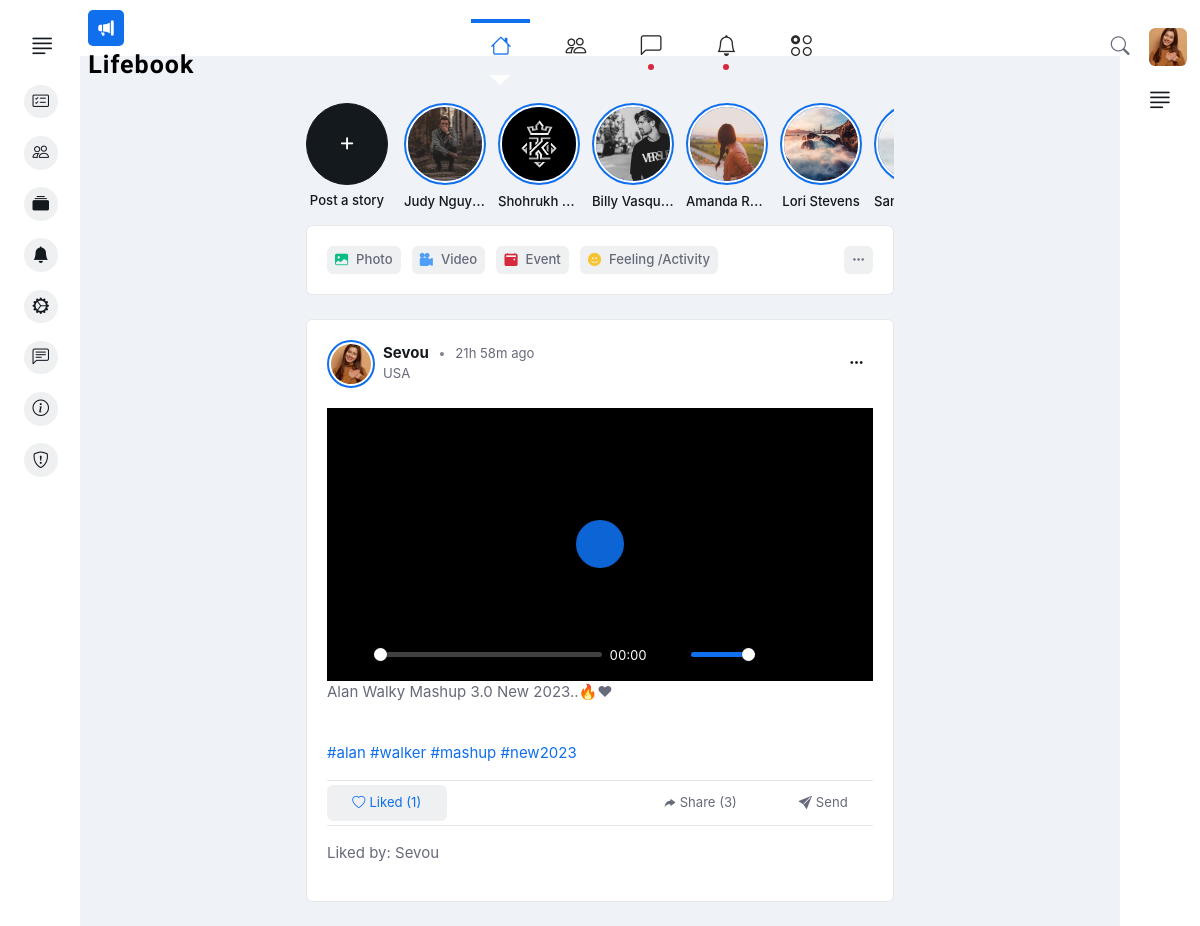
The app's page / (signed in) with its own data.
### account/models.py (models this page shows, shortened)
class Profile(models.Model):
    class Status(models.TextChoices):
        BLOGER = 'Bloger'
        SOFTWARE_ENGINEERING = 'Software engineering'
        GRAPHIC_DESIGNER = 'Graphic designer'
        FOOTBALL_PLAYER = 'Football player'
        MUSICIAN = 'Musician'
        SMM_MANAGER = 'SMM manager'
        MARKETOLOGY = 'Marketology'
    is_locked = models.BooleanField(default=False)
    user = models.OneToOneField(settings.AUTH_USER_MODEL, on_delete=models.PROTECT)
    email = models.CharField(max_length=300)
    date_of_birth = models.DateField(blank=True, null=True)
    bio = models.TextField()
    photo = models.ImageField(upload_to='users/%Y/%m/%d/', blank=True)
    following = models.ManyToManyField('self', through='Contact', related_name='followers', symmetrical=False, blank=True)
    disable_chat = models.BooleanField(default=False)
    user_type = models.CharField(max_length=100, choices=Status.choices, default=Status.BLOGER)
    saved_posts = models.ManyToManyField(Post, related_name='saved_by', blank=True)
    location = models.CharField(max_length=255, blank=True, null=True)
    created_at = models.DateTimeField(auto_now_add=True)

### original/models.py (models this page shows, shortened)
class Post(models.Model):
    user = models.ForeignKey(User, on_delete=models.PROTECT)
    caption = models.TextField()
    slug = models.SlugField(unique=True, max_length=255, blank=True, null=True)
    created_at = models.DateTimeField(auto_now_add=True)
    image = models.ImageField(upload_to='posts/images/', blank=True, null=True)
    video = models.FileField(upload_to='posts/videos/', blank=True, null=True)
    likes = models.ManyToManyField(User, related_name='post_likes', blank=True)
    hashtags = models.CharField(max_length=500)
    duration = models.DurationField(null=True, blank=True)
    hidden = models.BooleanField(default=False)
    location = models.CharField(max_length=255, blank=True, null=True)

### original/views.py (the view, shortened to what this page needs)
# urls.py: path('', views.PostListView.as_view(), name='post_list'),
class PostListView(View):
    template_name = 'base/index-classic.html'
    def get(self, request, tag_slug=None, *args, **kwargs):
        queryset = Profile.objects.filter(user_type=Profile.Status.BLOGER)
        current_url = request.build_absolute_uri()
        post = Post.objects.filter(hidden=False)
        form = PostForm()
        posts = Post.objects.all().order_by('-created_at')
        user_post_count = Post.objects.filter(user=request.user).count()
        users = User.objects.filter(is_active=True)
        user = request.user
        friends = Contact.objects.filter(user_to=user)
        followers = Contact.objects.filter(user_from=user)
        for post in posts:
            time_difference = datetime.now(timezone.utc) - post.created_at
            hours, remainder = divmod(time_difference.seconds, 3600)
            minutes, _ = divmod(remainder, 60)
            post.time_since_creation = f"{hours}h {minutes}m ago"
        user_inst = request.user
        user_all_friends = ChatSession.objects.filter(Q(user1 = user_inst) | Q(user2 = user_inst)).select_related('user1','user2').order_by('-updated_on')
        all_friends = []
        context = {
            'post': post,
            'queryset': queryset,
            'section': 'people',
            'users': users,
            'posts': posts,
            'user_post_count': user_post_count,
            'form': form,
            'friends': friends,
            'followers': followers,
            'current_url': current_url,
            'user_list': all_friends,
        }
        return render(request, self.template_name, context)

### original/templates/base/index-classic.html (shortened to what this page needs)
{% extends 'base.html' %}
{% load static %}
{% load thumbnail %}
{% block content %}
<body>
<main>
  <div class="container-fluid">
    <div class="row justify-content-between g-0">
      <div class="col-md-2 col-lg-3 col-xxl-4 mt-n4">
        <div class="nav-sidenav p-4 bg-mode h-100 custom-scrollbar">
              <ul class="nav nav-link-secondary flex-column fw-bold gap-2">
                <li class="nav-item">
                  <a class="nav-link" href="{% url 'dashboard' username=user.username %}"> <i class="bi bi-card-checklist nav-icon"></i> <span class="nav-text">Feed </span></a>
                </li>
                <li class="nav-item">
                  <a class="nav-link" href="{% url 'my_profile_connections' %}"> <i class="bi bi-people nav-icon"></i> <span class="nav-text">Connections </span></a>
                </li>
                <li class="nav-item">
                  <a class="nav-link" href="{% url 'user_list' %}"> <i class="bi bi-collection-fill nav-icon"></i> <span class="nav-text">Groups </span></a>
                </li>
                <li class="nav-item">
                  <a class="nav-link" href="{% url 'notifications'  username=user.username %}"> <i class="bi bi-bell-fill nav-icon"></i> <span class="nav-text">Notifications </span></a>
                </li>
                <li class="nav-item">
                  <a class="nav-link" href="{% url 'edit_profile' username=user.username %}"> <i class="bi bi-gear-wide-connected nav-icon"></i> <span class="nav-text">Settings </span></a>
                </li>
                <li class="nav-item">
                  <a class="nav-link" href="{% url 'friend_list' %}"> <i class="bi bi-chat-left-text nav-icon"></i> <span class="nav-text">Messaging </span></a>
                </li>
                <li class="nav-item">
                  <a class="nav-link" href="{% url 'help' %}"> <i class="bi bi-info-circle nav-icon"></i> <span class="nav-text">Help </span></a>
                </li>
                <li class="nav-item">
                  <a class="nav-link" href="{% url 'privacy' %}"> <i class="bi bi-shield-exclamation nav-icon"></i> <span class="nav-text">Privacy & terms </span></a>
                </li>
              </ul>
        </div>
      </div>
      <div class="col-md-8 col-lg-6 col-xxl-4 vstack gap-4">
        <div class="d-flex gap-3 mb-n3">
          <div class="position-relative text-center">
            <div class="mb-1">
              <a class="stretched-link btn btn-dark rounded-circle icon-xxl rounded-circle" href="#!"><i class="fa-solid fa-plus fs-6"></i></a>
            </div>
            <a href="#!" class="small fw-normal text-secondary">Post a story</a>
          </div>
          <div id="stories" class="storiesWrapper stories user-icon carousel scroll-enable"></div>
        </div>
        <div class="card card-body">
          <ul class="nav nav-pills nav-stack small fw-normal">
            <li class="nav-item">
              <a class="nav-link bg-light py-1 px-2 mb-0" href="#!" data-bs-toggle="modal" data-bs-target="#feedActionPhoto"> <i class="bi bi-image-fill text-success pe-2"></i>Photo</a>
            </li>
            <li class="nav-item">
              <a class="nav-link bg-light py-1 px-2 mb-0" href="#!" data-bs-toggle="modal" data-bs-target="#feedActionVideo"> <i class="bi bi-camera-reels-fill text-info pe-2"></i>Video</a>
            </li>
            <li class="nav-item">
              <a href="#" class="nav-link bg-light py-1 px-2 mb-0" data-bs-toggle="modal" data-bs-target="#modalCreateEvents"> <i class="bi bi-calendar2-event-fill text-danger pe-2"></i>Event </a>
            </li>
            <li class="nav-item">
              <a class="nav-link bg-light py-1 px-2 mb-0" href="#!" data-bs-toggle="modal" data-bs-target="#modalCreateFeed"> <i class="bi bi-emoji-smile-fill text-warning pe-2"></i>Feeling /Activity</a>
            </li>
            <li class="nav-item dropdown ms-lg-auto">
              <a class="nav-link bg-light py-1 px-2 mb-0" href="#" id="feedActionShare" data-bs-toggle="dropdown" aria-expanded="false">
                <i class="bi bi-three-dots"></i>
              </a>
            </li>
          </ul>
        </div>
        {% for post in posts %}
          {% if user.is_authenticated and user == post.user %}
						{% if not post.hidden %}
              <div class="card">
                <div class="card-header border-0 pb-0">
                  <div class="d-flex align-items-center justify-content-between">
                    <div class="d-flex align-items-center">
                      <div class="avatar avatar-story me-2">
                        <a href="#!"> <img class="avatar-img rounded-circle" src="{% if user.profile.photo %}{% thumbnail user.profile.photo 180x180 %}{% else %}../static/profile.gif{% endif %}" alt=""> </a>
                      </div>
                      <div>
                        <div class="nav nav-divider">
                          <h6 class="nav-item card-title mb-0"> <a href="{% url 'core:post_detail' slug=post.slug %}"> {{ post.user.username }} </a></h6>
                          <span class="nav-item small"> {{ post.time_since_creation }}</span>
                        </div>
                        <p class="mb-0 small">{{ post.location }}</p>
                      </div>
                    </div>
                    <div class="dropdown">
                      <a href="#" class="text-secondary btn btn-secondary-soft-hover py-1 px-2" id="cardFeedAction" data-bs-toggle="dropdown" aria-expanded="false">
                        <i class="bi bi-three-dots"></i>
                      </a>
                    </div>
                  </div>
                </div>
                <div class="card-body">
                  {% if post.video %}
                    <div class="player-wrapper overflow-hidden">
                    </div>
                  {% endif %}
                  <p>{{ post.caption }}</p><br/>
                  <a href="{% url 'core:post_detail' slug=post.slug %}">{{ post.hashtags }}</a>
                  <ul class="nav nav-pills nav-pills-light nav-fill nav-stack small border-top border-bottom py-1 my-3">
                    <li class="nav-item">
                      <form method="post" action="{% url 'core:like_post' slug=post.slug %}">
                        <a class="nav-link mb-0 active" href="{% url 'core:like_post' slug=post.slug %}" data-bs-container="body" data-bs-toggle="tooltip" data-bs-placement="top" data-bs-html="true" data-bs-custom-class="tooltip-text-start"> <i class="bi bi-heart pe-1"></i>Liked ({{ post.likes.count }})</a>
                      </form>
                    </li>
                    <li class="nav-item">
                      <form action="{% url 'core:add_comment' slug=post.slug %}" method="post">
                        <button style="background-color: transparent; border: none; color: #fff;" type="submit"><i class="bi bi-chat-fill pe-1"></i>Comments ({{ post.comments.count }})</button>
                      </form>
                    </li>
                    <li class="nav-item dropdown">
                      <a href="#" class="nav-link mb-0" id="cardShareAction" data-bs-toggle="dropdown" aria-expanded="false">
                        <i class="bi bi-reply-fill flip-horizontal ps-1"></i>Share (3)
                      </a>
                    </li>
                    <li class="nav-item dropdown">
                      <a class="nav-link mb-0" id="cardShareAction" data-bs-toggle="dropdown" aria-expanded="false" href="#!"> <i class="bi bi-send-fill pe-1"></i>Send</a>
                    </li>
                  </ul>
                  <p>Liked by:
                    {% for user in post.likes.all %}
                      {{ user.username }}{% if not forloop.last %}, {% endif %}
                    {% endfor %}
                  </p>
                </div>
              </div>
              {% endif %}
            {% endif %}
          {% endfor %}
      </div>
      <div class="col-md-2 col-lg-3 col-xxl-4">
        <div class="sidebar-end p-4 bg-mode custom-scrollbar h-100">
          <div class="sidebar-end-alignment d-flex justify-content-center flex-column">
           <div class="d-flex gap-2 align-items-center">
            <a class="btn p-0 text-secondary sidebar-end-toggle d-none d-lg-flex">
              <i class="bi bi-justify-left fs-3"></i>
            </a>
          </div>
          </div>
        </div>
      </div>
    </div>
  </div>
</main>
</body>
{% endblock %}

### original/templates/base.html (shortened to what this page needs)
{% load static %}
{% load thumbnail %}
<!DOCTYPE html>
<html lang="en">
<head>
	<link rel="stylesheet" href="https://cdn.jsdelivr.net/npm/bootstrap-icons@1.11.1/font/bootstrap-icons.css">
    <link rel="stylesheet" href="{% static 'css/style.css' %}"/>
	<link rel="stylesheet" type="text/css" href="{% static 'assets/vendor/font-awesome/css/all.min.css' %}">
	<link rel="stylesheet" type="text/css" href="{% static 'assets/vendor/bootstrap-icons/bootstrap-icons.css' %}">
	<link rel="stylesheet" type="text/css" href="{% static 'assets/vendor/OverlayScrollbars-master/css/OverlayScrollbars.min.css' %}">
	<link rel="stylesheet" type="text/css" href="{% static 'assets/vendor/tiny-slider/dist/tiny-slider.css' %}">
	<link rel="stylesheet" type="text/css" href="{% static 'assets/vendor/choices.js/public/assets/styles/choices.min.css' %}">
	<link rel="stylesheet" type="text/css" href="{% static 'assets/vendor/glightbox-master/dist/css/glightbox.min.css' %}">
	<link rel="stylesheet" type="text/css" href="{% static 'assets/vendor/dropzone/dist/dropzone.css' %}">
	<link rel="stylesheet" type="text/css" href="{% static 'assets/vendor/flatpickr/dist/flatpickr.css' %}">
	<link rel="stylesheet" type="text/css" href="{% static 'assets/vendor/plyr/plyr.css' %}">
	<link rel="stylesheet" type="text/css" href="{% static 'assets/vendor/zuck.js/dist/zuck.min.css' %}">
	<link rel="stylesheet" type="text/css" href="{% static 'assets/css/style.css' %}">
</head>
<body>
<header class="navbar-light bg-mode fixed-top">
	<nav class="navbar navbar-icon navbar-expand-lg">
	  	<div class="container-fluid">
			<a class="btn text-secondary py-0 me-sm-3 sidebar-start-toggle">
	  			<i class="bi bi-justify-left fs-3 lh-1"></i>
			</a>
			<a style="letter-spacing: 1px; font-family: Tajawal; font-size: 25px; font-weight: 600;" class="navbar-brand" href="{% url 'core:post_list' %}">
				<img class="light-mode-item navbar-brand-item" src="{% static 'assets/images/logo.svg' %}" alt="logo">
				Lifebook
			</a>
			<div class="collapse navbar-collapse" id="navbarCollapse">
			  	<ul class="navbar-nav navbar-nav-scroll mx-auto">
				  	<li class="nav-item">
					  	<a class="nav-link active" href="{% url 'core:post_list' %}"> <i class="bi bi-house"></i> <span class="nav-text"> Home </span> </a>
				  	</li>
					<li class="nav-item dropdown">
						<a class="nav-link" href="{% url 'user_list' %}"> <i class="bi bi-people"></i> <span class="nav-text"> Groups </span> </a>
					</li>
					<li class="nav-item">
						<a class="nav-link" href="{% url 'friend_list' %}">
							<div class="badge-notif badge-notif-bottom"></div>
							<i class="bi bi-chat-left"></i> <span class="nav-text"> messaging </span>
						</a>
				  	</li>
				  	<li class="nav-item">
					  	<a class="nav-link" href="{% url 'notifications'  username=user.username %}">
							<div class="badge-notif badge-notif-bottom"></div>
							<i class="bi bi-bell"></i> <span class="nav-text"> Notifications </span>
						</a>
				  	</li>
					<li class="nav-item">
						<a class="nav-link" href="{% url 'core:post_list' %}"> <i class="bi bi-ui-radios-grid"></i> <span class="nav-text"> My network </span> </a>
					</li>
			  	</ul>
			</div>
			<ul class="nav flex-nowrap align-items-center ms-auto list-unstyled">
	  			<li class="nav-item ms-2 dropdown nav-search">
					<a class="nav-link btn icon-md p-0" href="#" id="searchDropdown" role="button" data-bs-auto-close="outside" data-bs-display="static" data-bs-toggle="dropdown" aria-expanded="false">
		  				<i class="bi bi-search fs-5"> </i>
					</a>
	  			</li>
	  			<li class="nav-item ms-2 dropdown">
					<a class="nav-link btn icon-md p-0" href="#" id="profileDropdown" role="button" data-bs-auto-close="outside" data-bs-display="static" data-bs-toggle="dropdown" aria-expanded="false">
						<img class="avatar-img rounded-2" src="{% if user.profile.photo %}{% thumbnail user.profile.photo 180x180 %}{% else %}../static/profile.gif {% endif %}" alt="">
					</a>
				</li>
			</ul>
	</div>
	</nav>
</header>
{% block content %}
{% endblock %}
</body>
</html>

### records on screen
Post: photo (picture), user.username "Sevou", time_since_creation "21h 58m ago", location "USA", caption "Alan Walky Mashup 3.0 New 2023..🔥❤", hashtags "#alan #walker #mashup #new2023", likes.count "1"

### other values on screen
{{ user.username }} "Sevou"
